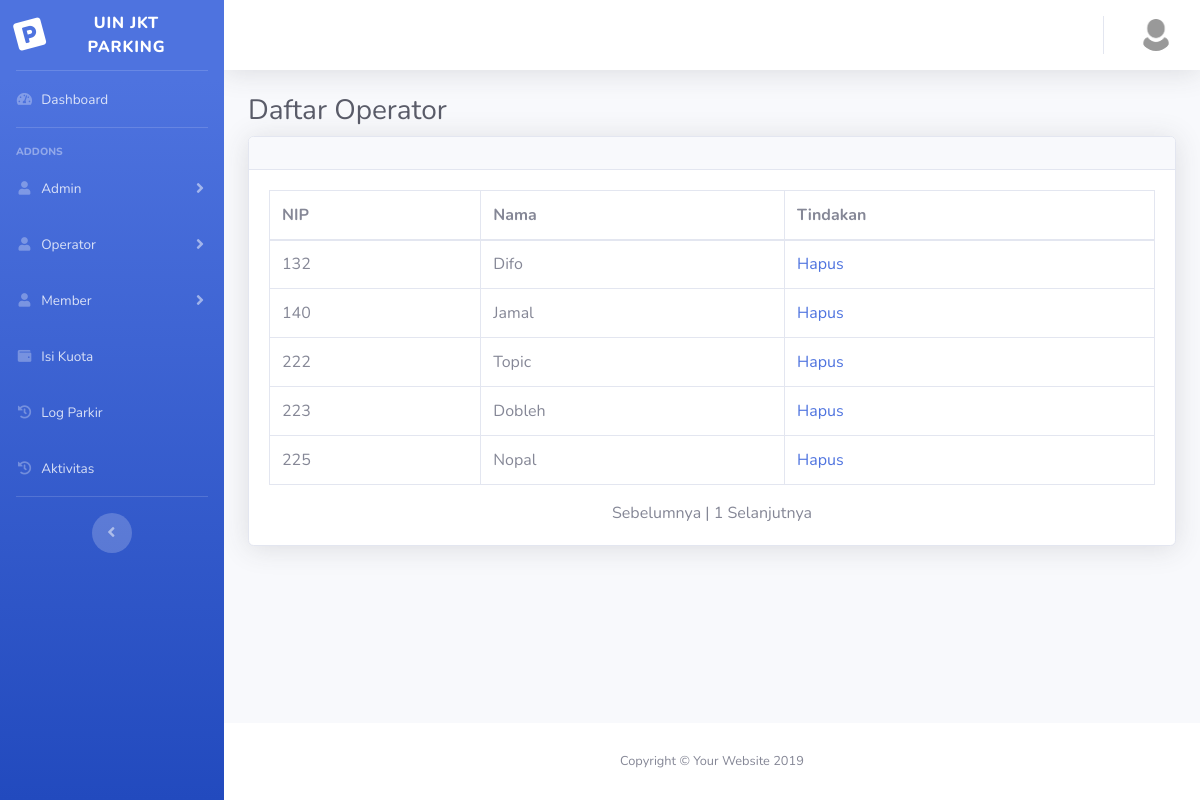
The page /park/daftar_operator.php (signed in) on the database its author committed.
### tables this page shows
CREATE TABLE `operator` (
  `NIP` varchar(25) NOT NULL,
  `Nama` varchar(255) NOT NULL,
  `password` varchar(20) NOT NULL
);

### park/daftar_operator.php (the view, shortened to what this page needs)
<!DOCTYPE html>
<html lang="en">
<head>
  <link href="vendor/fontawesome-free/css/all.min.css" rel="stylesheet" type="text/css">
  <link href="css/sb-admin-2.min.css" rel="stylesheet">
</head>
<body id="page-top">
  <div id="wrapper">
  <?php
	include "sidebar.php";
      include "topbar.php";
  ?>
<div class="container-fluid">
<h1 class="h3 mb-2 text-gray-800">Daftar Operator</h1>
<div class="card shadow mb-4">
  <div class="card-header py-3">
  </div>
  <div class="card-body">
    <div class="table-responsive">
      <table class="table table-bordered" id="dataTable" width="100%" cellspacing="0">
        <thead>
          <tr>
            <th>NIP</th>
            <th>Nama</th>
            <th>Tindakan</th>
          </tr>
        </thead>
        <tbody>
        <tr>
				<?php
					$batas = 10;
					$pg = isset( $_GET['pg'] ) ? $_GET['pg'] : "";
					if(empty($pg)) {
						$posisi = 0;
						$pg = 1;
					} else {
						$posisi = ( $pg - 1 ) * $batas;
					}
					$tampil = "select * from operator LIMIT $posisi, $batas";
					$query = mysql_query ($tampil) or die ("Gagal".mysql_error());
					while ($row = mysql_fetch_array($query)){
						$a = $row['NIP'];
						$b = $row['Nama'];
					?>
					<tr bgcolor = "white">
						<td><?php echo $a; ?></td>
            <td><?php echo $b; ?></td>
            <td><a href="hapus_operator.php?ID=<?php echo $a; ?>">Hapus</td>
					</tr>
                <?php }
			$jml_data = mysql_num_rows(mysql_query("SELECT * FROM operator"));
			$JmlHalaman = ceil($jml_data/$batas);
			if ( $pg > 1 ) {
				$link = $pg-1;
				$prev = "<a href='?pg=$link'>Sebelumnya </a>";
			} else {
				$prev = "Sebelumnya ";
			}
			$nmr = '';
			for ( $i = 1; $i<= $JmlHalaman; $i++ ){
				if ( $i == $pg ) {
					$nmr .= $i . " ";
				} else {
					$nmr .= "<a href='?pg=$i'>$i</a> ";
				}
			}
			if ( $pg < $JmlHalaman ) {
				$link = $pg + 1;
				$next = " <a href='?pg=$link'>Selanjutnya</a>";
			} else {
				$next = " Selanjutnya";
			}
                ?>
        </tbody>
      </table>
    </div>
    <center><?php echo $prev." | ".$nmr . $next; ?></center>
  </div>
</div>
      </div>
    </div>
    <?php
    include "footer.php" ;
    ?>
  </div>
</body>
</html>

### rows shown on the page
operator: NIP "132", Nama "Difo"
operator: NIP "140", Nama "Jamal"
operator: NIP "222", Nama "Topic"
operator: NIP "223", Nama "Dobleh"
operator: NIP "225", Nama "Nopal"

### other values the page prints
$prev "Sebelumnya"
$next "Selanjutnya"
